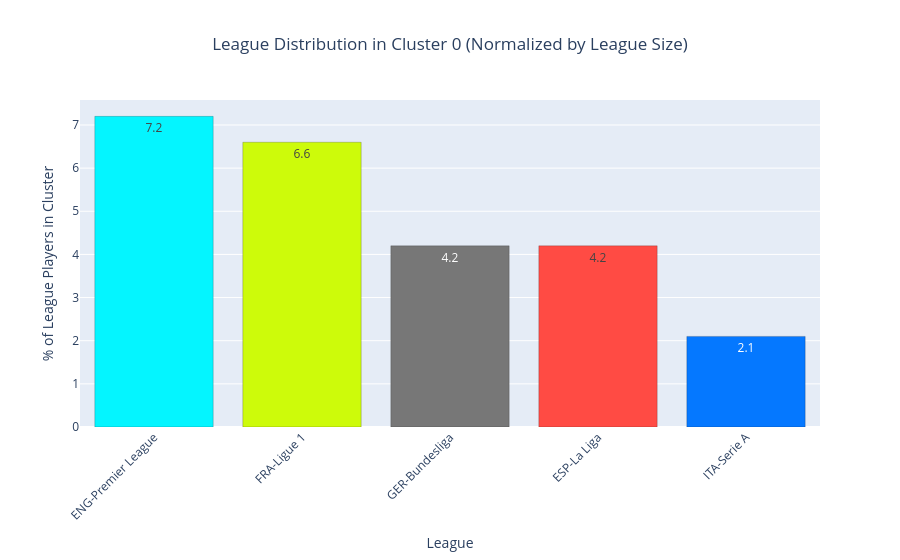

Write notebook code for a chart like this one.
### Code cell
# Create a bar plot showing the distribution of positions in a specific cluster

def plot_cluster_positions(cluster_id, df_clusters=df_clusters):
    cluster_data = df_clusters[df_clusters['cluster'] == cluster_id]
    
    # Count players by position in this cluster
    pos_counts = cluster_data['pos'].value_counts().reset_index()
    pos_counts.columns = ['Position', 'Count']
    
    # create a color mapping for positions using hex codes
    unique_positions = sorted(df_clusters['pos'].unique())
    colors = plt.cm.tab20(np.linspace(0, 1, len(unique_positions)))
    color_map = {
        pos: f'#{int(colors[i][0]*255):02x}{int(colors[i][1]*255):02x}{int(colors[i][2]*255):02x}'
        for i, pos in enumerate(unique_positions)
    }
    
    # Visualize the bar plot with Plotly Express
    fig = px.bar(
        pos_counts,
        x='Position',
        y='Count',
        title=f'Position Distribution in Cluster {cluster_id}',
        labels={'Count': 'Number of Players', 'Position': 'Position'},
        color='Position',
        color_discrete_map=color_map,
        text='Count'
    )
    fig.update_traces(textposition='auto')
    fig.update_layout(title_x=0.5)
    fig.show()

# Create a bar plot showing the normalized distribution of leagues in a specific cluster (normalized by the total number of players in each league)

def plot_cluster_league(cluster_id, df_clusters=df_clusters):
    
    cluster_data = df_clusters[df_clusters['cluster'] == cluster_id]
    
    # Count players by league in this cluster
    league_counts_cluster = cluster_data['league'].value_counts().reset_index()
    league_counts_cluster.columns = ['League', 'Count_in_Cluster']
    
    # Count total players by league in the entire dataset
    league_counts_total = df_clusters['league'].value_counts().reset_index()
    league_counts_total.columns = ['League', 'Total_Count']
    
    # Merge and calculate normalized percentage
    league_data = league_counts_cluster.merge(league_counts_total, on='League')
    league_data['Percentage'] = (league_data['Count_in_Cluster'] / league_data['Total_Count'] * 100).round(1)
    
    # Sort by percentage descending
    league_data = league_data.sort_values('Percentage', ascending=False)
    
    # Define league colors with hex codes
    league_colors = {
        'ESP-La Liga': "#FF4B44",
        'ENG-Premier League': '#04F5FF',
        'GER-Bundesliga': "#777777",
        'FRA-Ligue 1': '#CDFB0A',
        'ITA-Serie A': '#0578FF'
    }
    
    fig = px.bar(
        league_data,
        x='League',
        y='Percentage',
        title=f'League Distribution in Cluster {cluster_id} (Normalized by League Size)',
        labels={'Percentage': '% of League Players in Cluster', 'League': 'League'},
        text='Percentage',
        color='League',
        color_discrete_map=league_colors,
        hover_data={'Count_in_Cluster': True, 'Total_Count': True, 'Percentage': ':.1f'}
    )
    
    fig.update_traces(textposition='auto', marker_line_width=0.2, marker_line_color='black')
    fig.update_layout(title_x=0.5, xaxis_tickangle=-45, showlegend=False)
    fig.show()
    
plot_cluster_league(0)

### Figure 1 — Plotly figure (JSON) as saved in the notebook; plotly's stock layout.template omitted (floating-point values rounded to 4 significant figures)
{"data": [{"customdata": [[55, 759]], "hovertemplate": "League=%{x}<br>% of League Players in Cluster=%{text:.1f}<br>Count_in_Cluster=%{customdata[0]}<br>Total_Count=%{customdata[1]}<extra></extra>", "legendgroup": "ENG-Premier League", "marker": {"color": "#04F5FF", "line": {"color": "black", "width": 0.2}, "pattern": {"shape": ""}}, "name": "ENG-Premier League", "orientation": "v", "showlegend": true, "text": [7.2], "textposition": "auto", "type": "bar", "x": ["ENG-Premier League"], "xaxis": "x", "y": [7.2], "yaxis": "y"}, {"customdata": [[42, 632]], "hovertemplate": "League=%{x}<br>% of League Players in Cluster=%{text:.1f}<br>Count_in_Cluster=%{customdata[0]}<br>Total_Count=%{customdata[1]}<extra></extra>", "legendgroup": "FRA-Ligue 1", "marker": {"color": "#CDFB0A", "line": {"color": "black", "width": 0.2}, "pattern": {"shape": ""}}, "name": "FRA-Ligue 1", "orientation": "v", "showlegend": true, "text": [6.6], "textposition": "auto", "type": "bar", "x": ["FRA-Ligue 1"], "xaxis": "x", "y": [6.6], "yaxis": "y"}, {"customdata": [[28, 671]], "hovertemplate": "League=%{x}<br>% of League Players in Cluster=%{text:.1f}<br>Count_in_Cluster=%{customdata[0]}<br>Total_Count=%{customdata[1]}<extra></extra>", "legendgroup": "GER-Bundesliga", "marker": {"color": "#777777", "line": {"color": "black", "width": 0.2}, "pattern": {"shape": ""}}, "name": "GER-Bundesliga", "orientation": "v", "showlegend": true, "text": [4.2], "textposition": "auto", "type": "bar", "x": ["GER-Bundesliga"], "xaxis": "x", "y": [4.2], "yaxis": "y"}, {"customdata": [[24, 567]], "hovertemplate": "League=%{x}<br>% of League Players in Cluster=%{text:.1f}<br>Count_in_Cluster=%{customdata[0]}<br>Total_Count=%{customdata[1]}<extra></extra>", "legendgroup": "ESP-La Liga", "marker": {"color": "#FF4B44", "line": {"color": "black", "width": 0.2}, "pattern": {"shape": ""}}, "name": "ESP-La Liga", "orientation": "v", "showlegend": true, "text": [4.2], "textposition": "auto", "type": "bar", "x": ["ESP-La Liga"], "xaxis": "x", "y": [4.2], "yaxis": "y"}, {"customdata": [[16, 763]], "hovertemplate": "League=%{x}<br>% of League Players in Cluster=%{text:.1f}<br>Count_in_Cluster=%{customdata[0]}<br>Total_Count=%{customdata[1]}<extra></extra>", "legendgroup": "ITA-Serie A", "marker": {"color": "#0578FF", "line": {"color": "black", "width": 0.2}, "pattern": {"shape": ""}}, "name": "ITA-Serie A", "orientation": "v", "showlegend": true, "text": [2.1], "textposition": "auto", "type": "bar", "x": ["ITA-Serie A"], "xaxis": "x", "y": [2.1], "yaxis": "y"}], "layout": {"barmode": "relative", "legend": {"title": {"text": "League"}, "tracegroupgap": 0}, "showlegend": false, "title": {"text": "League Distribution in Cluster 0 (Normalized by League Size)", "x": 0.5}, "xaxis": {"anchor": "y", "categoryarray": ["ENG-Premier League", "FRA-Ligue 1", "GER-Bundesliga", "ESP-La Liga", "ITA-Serie A"], "categoryorder": "array", "domain": [0, 1], "tickangle": -45, "title": {"text": "League"}}, "yaxis": {"anchor": "x", "domain": [0, 1], "title": {"text": "% of League Players in Cluster"}}}}
